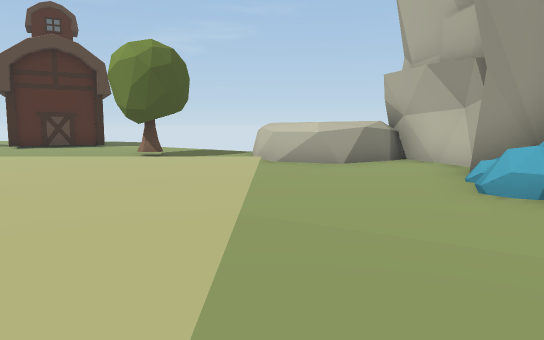
[1] (above)

21 first-person views from a walk through a scene from a Unity 3-D project. The camera is 1.4 m above the floor, tilts 6° down and sees 70° across. The floor is counted in squares, 2 m on a side. Each view is taken from the middle of a square. On the plan, view 1 faces up. The plan holds only what a view shows up to about 11 squares ahead; the rest is blank. The place goes on beyond the plan. The player character is not drawn. Some animated figures are left out. Some surface patterns are stand-ins.

[2]
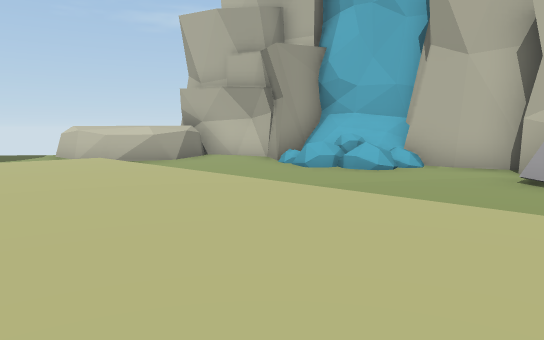

[3]
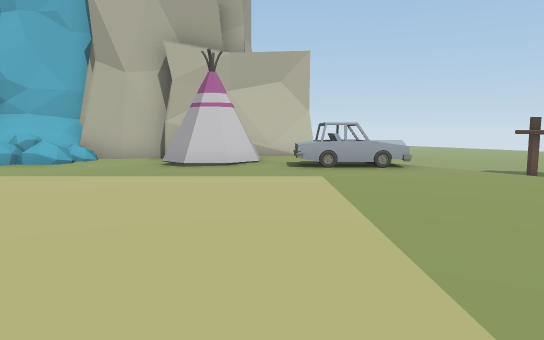

[4]
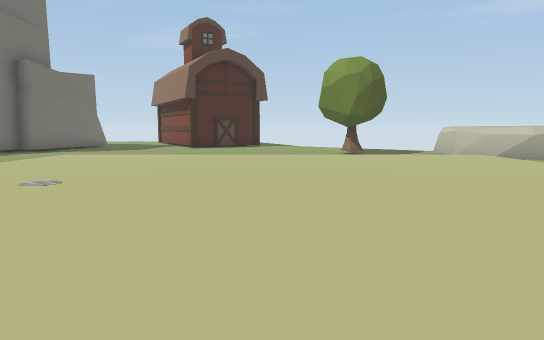

[5]
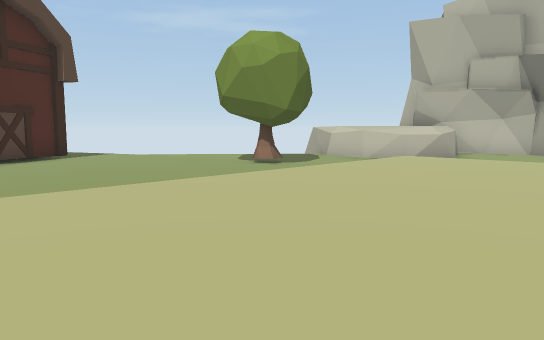

[6]
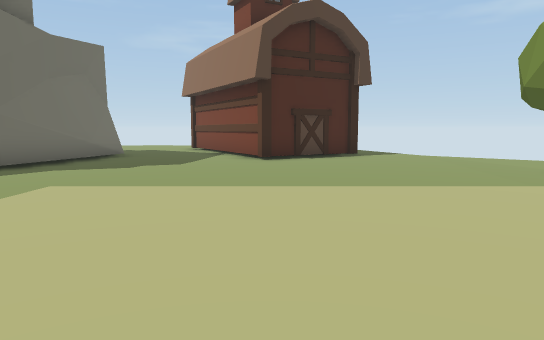

[7]
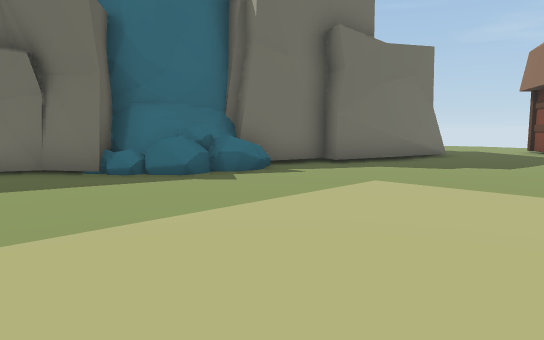

[8]
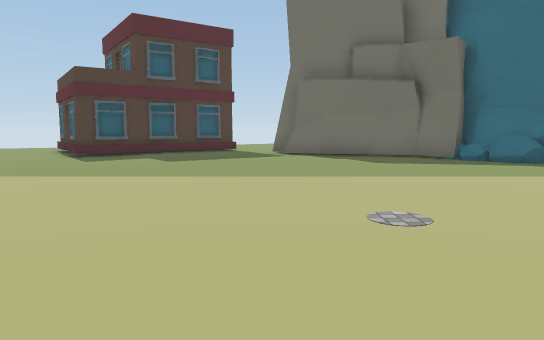

[9]
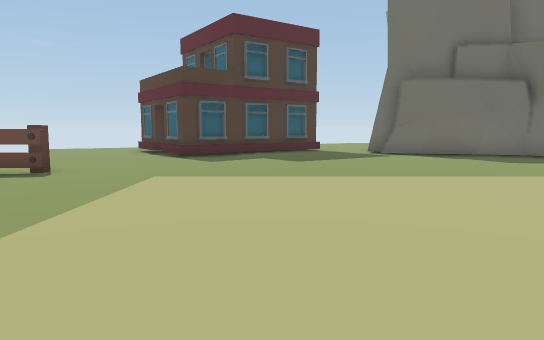

[10]
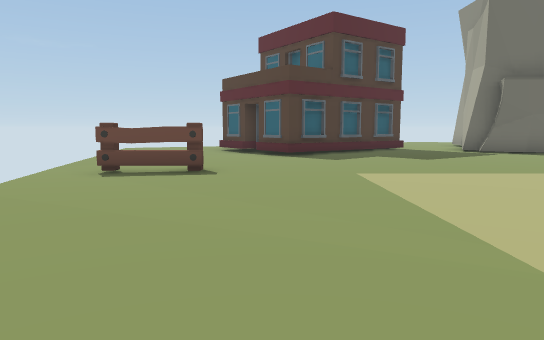

[11]
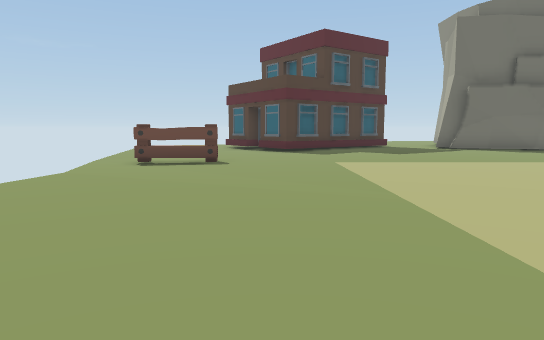

[12]
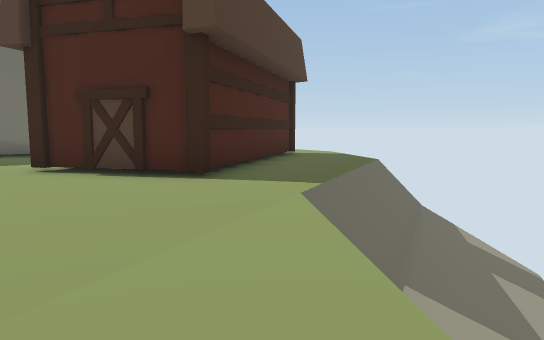

[13]
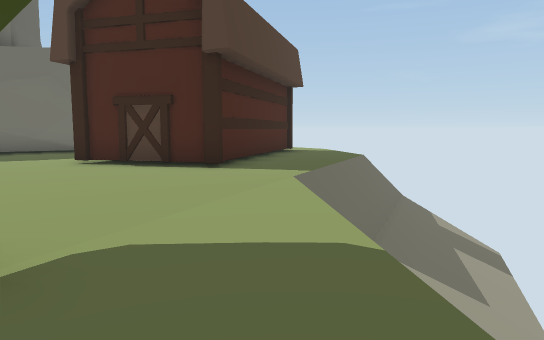

[14]
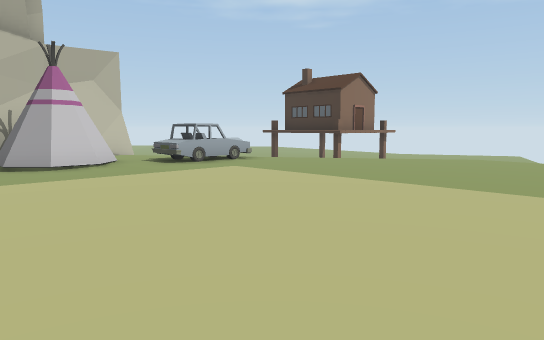

[15]
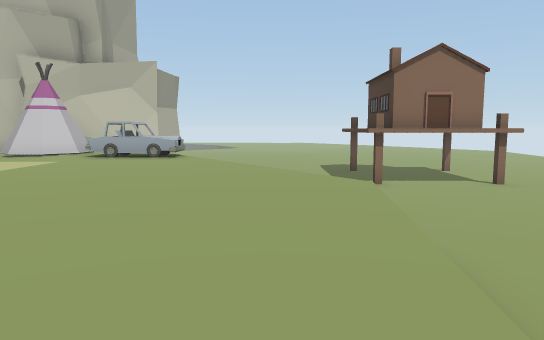

[16]
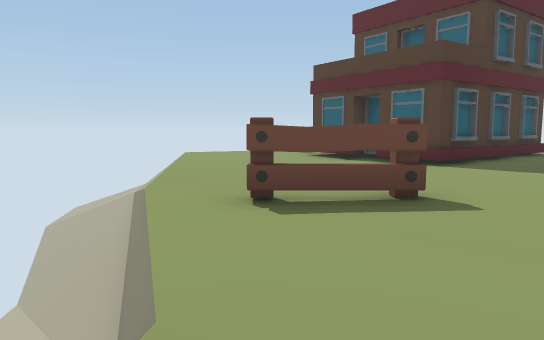

[17]
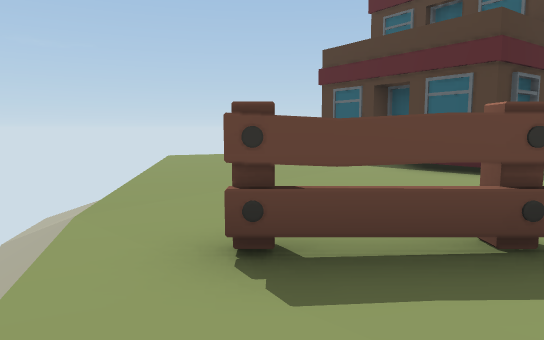

[18]
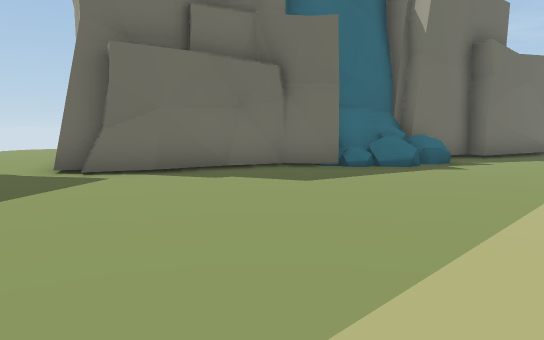

[19]
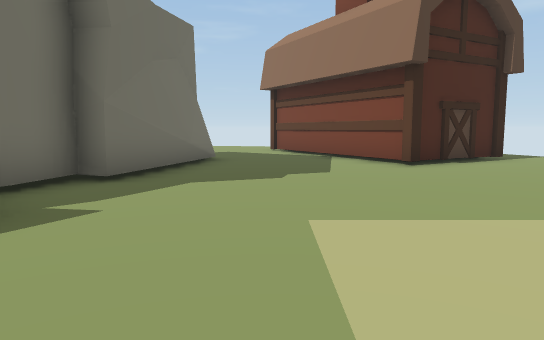

[20]
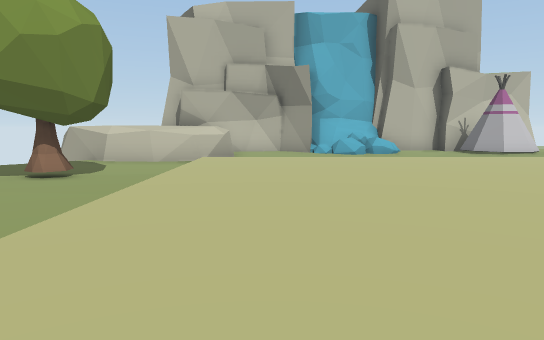

[21]
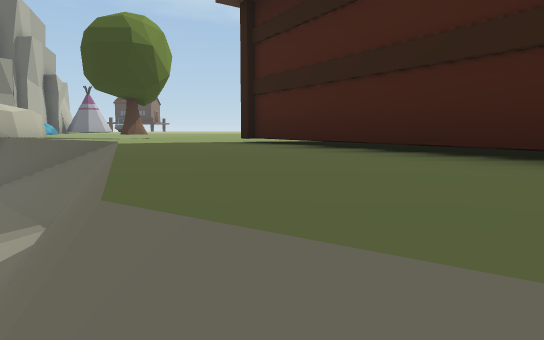

### Floor plan
Key: @ floor where view 1 was taken; # wall or solid block; . main floor; : floor 0.25 m higher than the main floor; - floor 0.25 m lower than the main floor; _ floor 1.5 m lower than the main floor; / step, stairs or slope; = window, fence, low wall or low ledge; ^ raised ledge; v drop or lower ground; O other object.
Columns run from 17 left of view 1 to 5 right of it. Each row starts with its distance up from view 1.
 21          //=//
 20         #./#//
 19         #..##//
 18         #...#//
 17     ..####..#///
 16     ...# ##.v#//
 15    #...####..#=/
 14    #....#.....==
 13   ##...........v=
 12   #.............=#
 11  ##...........O..#
 10  #...............#
  9  ##..............^####
  8  ##...:::::::::::.##.#
  7 ##=...:::::::::::-...#
  6 #.....:::::::::::-..##
  5 #.....:::::::::::--.=#
  4 ......:::::::::::--.=##
  3 ......:::::::::::--.=##
  2 ......:::::::::::---..#
  1 ......:::::::::::.....#
  0 ......:::::::::::@..O##
 -1 ......:::::::::::..OOO#
 -2 ......:::::::::::.....#
 -3 O..................O..#
 -4 ...................O/
 -5 .................. O
 -6 --..O............/
 -7 ----O...........=
 -8 -----#v   v=/..
 -9 //=#//      _/___
-10 =////        ______O_
-11 ////          _______
-12                 _____
-13                  __O_
-14                    __

Positions as (right, up) in squares from view 1, and headings:
1: (0, 0), facing up
2: (-4, -1), facing up-right
3: (-6, -2), facing right
4: (-6, -2), facing up
5: (-10, 4), facing up-right
6: (-9, 4), facing up
7: (-9, 4), facing up-left
8: (-6, 2), facing left
9: (-6, -1), facing left
10: (-6, -4), facing left
11: (-4, -4), facing left
12: (-2, 12), facing up-left
13: (-1, 11), facing up-left
14: (-6, 2), facing down-right
15: (-8, -7), facing right
16: (-9, -7), facing left
17: (-11, -7), facing left
18: (-11, 0), facing up-left
19: (-12, 6), facing up
20: (-10, 7), facing right
21: (-7, 21), facing down
